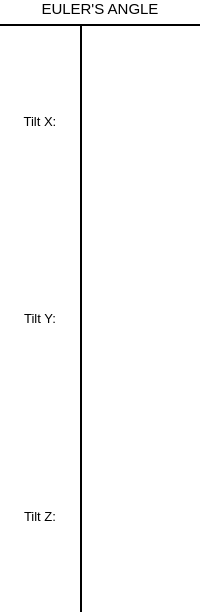
                        <widget class="QFrame" name="frame_16">
                         <property name="minimumSize">
                          <size>
                           <width>150</width>
                           <height>0</height>
                          </size>
                         </property>
                         <property name="maximumSize">
                          <size>
                           <width>16777215</width>
                           <height>16777215</height>
                          </size>
                         </property>
                         <property name="styleSheet">
                          <string notr="true">background:white;
border-radius: 15px;</string>
                         </property>
                         <property name="frameShape">
                          <enum>QFrame::StyledPanel</enum>
                         </property>
                         <property name="frameShadow">
                          <enum>QFrame::Raised</enum>
                         </property>
                         <layout class="QVBoxLayout" name="verticalLayout_59" stretch="0,1">
                          <property name="leftMargin">
                           <number>0</number>
                          </property>
                          <property name="topMargin">
                           <number>0</number>
                          </property>
                          <property name="rightMargin">
                           <number>0</number>
                          </property>
                          <property name="bottomMargin">
                           <number>0</number>
                          </property>
                          <item>
                           <widget class="QLabel" name="label_39">
                            <property name="font">
                             <font>
                              <pointsize>11</pointsize>
                             </font>
                            </property>
                            <property name="styleSheet">
                             <string notr="true">background:transparent;
border-top-left-radius: 15px;
border-top-right-radius: 15px;</string>
                            </property>
                            <property name="text">
                             <string>EULER'S ANGLE</string>
                            </property>
                            <property name="alignment">
                             <set>Qt::AlignCenter</set>
                            </property>
                           </widget>
                          </item>
                          <item>
                           <widget class="QFrame" name="frame_62">
                            <property name="frameShape">
                             <enum>QFrame::StyledPanel</enum>
                            </property>
                            <property name="frameShadow">
                             <enum>QFrame::Raised</enum>
                            </property>
                            <layout class="QHBoxLayout" name="horizontalLayout_49">
                             <property name="spacing">
                              <number>0</number>
                             </property>
                             <property name="leftMargin">
                              <number>0</number>
                             </property>
                             <property name="topMargin">
                              <number>0</number>
                             </property>
                             <property name="rightMargin">
                              <number>0</number>
                             </property>
                             <property name="bottomMargin">
                              <number>0</number>
                             </property>
                             <item>
                              <widget class="QFrame" name="frame_103">
                               <property name="styleSheet">
                                <string notr="true">background:transparent;
border-top-left-radius:0px;
border-top-right-radius:0px;</string>
                               </property>
                               <property name="frameShape">
                                <enum>QFrame::StyledPanel</enum>
                               </property>
                               <property name="frameShadow">
                                <enum>QFrame::Raised</enum>
                               </property>
                               <layout class="QVBoxLayout" name="verticalLayout_72">
                                <property name="leftMargin">
                                 <number>0</number>
                                </property>
                                <property name="topMargin">
                                 <number>0</number>
                                </property>
                                <property name="rightMargin">
                                 <number>0</number>
                                </property>
                                <property name="bottomMargin">
                                 <number>0</number>
                                </property>
                                <item>
                                 <widget class="QLabel" name="label_57">
                                  <property name="font">
                                   <font>
                                    <pointsize>10</pointsize>
                                   </font>
                                  </property>
                                  <property name="styleSheet">
                                   <string notr="true">border-top:1.5px solid black;</string>
                                  </property>
                                  <property name="text">
                                   <string>Tilt X:</string>
                                  </property>
                                  <property name="alignment">
                                   <set>Qt::AlignCenter</set>
                                  </property>
                                 </widget>
                                </item>
                                <item>
                                 <widget class="QLabel" name="label_58">
                                  <property name="font">
                                   <font>
                                    <pointsize>10</pointsize>
                                   </font>
                                  </property>
                                  <property name="text">
                                   <string>Tilt Y:</string>
                                  </property>
                                  <property name="alignment">
                                   <set>Qt::AlignCenter</set>
                                  </property>
                                 </widget>
                                </item>
                                <item>
                                 <widget class="QLabel" name="label_59">
                                  <property name="font">
                                   <font>
                                    <pointsize>10</pointsize>
                                   </font>
                                  </property>
                                  <property name="text">
                                   <string>Tilt Z:</string>
                                  </property>
                                  <property name="alignment">
                                   <set>Qt::AlignCenter</set>
                                  </property>
                                 </widget>
                                </item>
                               </layout>
                              </widget>
                             </item>
                             <item>
                              <widget class="QFrame" name="frame_104">
                               <property name="sizePolicy">
                                <sizepolicy hsizetype="Preferred" vsizetype="Preferred">
                                 <horstretch>0</horstretch>
                                 <verstretch>0</verstretch>
                                </sizepolicy>
                               </property>
                               <property name="minimumSize">
                                <size>
                                 <width>105</width>
                                 <height>0</height>
                                </size>
                               </property>
                               <property name="maximumSize">
                                <size>
                                 <width>120</width>
                                 <height>16777215</height>
                                </size>
                               </property>
                               <property name="styleSheet">
                                <string notr="true">background:transparent;
border-top-left-radius:0px;
border-top-right-radius:0px;
border-bottom-left-radius:0px;
border-left:1.5px solid black;</string>
                               </property>
                               <property name="frameShape">
                                <enum>QFrame::StyledPanel</enum>
                               </property>
                               <property name="frameShadow">
                                <enum>QFrame::Raised</enum>
                               </property>
                               <layout class="QVBoxLayout" name="verticalLayout_73">
                                <property name="leftMargin">
                                 <number>0</number>
                                </property>
                                <property name="topMargin">
                                 <number>0</number>
                                </property>
                                <property name="rightMargin">
                                 <number>0</number>
                                </property>
                                <property name="bottomMargin">
                                 <number>0</number>
                                </property>
                                <item>
                                 <widget class="QTextEdit" name="eulersAngle_value_x">
                                  <property name="sizePolicy">
                                   <sizepolicy hsizetype="Preferred" vsizetype="Preferred">
                                    <horstretch>0</horstretch>
                                    <verstretch>0</verstretch>
                                   </sizepolicy>
                                  </property>
                                  <property name="minimumSize">
                                   <size>
                                    <width>0</width>
                                    <height>30</height>
                                   </size>
                                  </property>
                                  <property name="font">
                                   <font>
                                    <pointsize>10</pointsize>
                                   </font>
                                  </property>
                                  <property name="styleSheet">
                                   <string notr="true">background:transparent;
border-top:1.5px solid black;
border-left:0px;</string>
                                  </property>
                                  <property name="readOnly">
                                   <bool>true</bool>
                                  </property>
                                 </widget>
                                </item>
                                <item>
                                 <widget class="QTextEdit" name="eulersAngle_value_y">
                                  <property name="sizePolicy">
                                   <sizepolicy hsizetype="Preferred" vsizetype="Preferred">
                                    <horstretch>0</horstretch>
                                    <verstretch>0</verstretch>
                                   </sizepolicy>
                                  </property>
                                  <property name="minimumSize">
                                   <size>
                                    <width>0</width>
                                    <height>30</height>
                                   </size>
                                  </property>
                                  <property name="font">
                                   <font>
                                    <pointsize>10</pointsize>
                                   </font>
                                  </property>
                                  <property name="styleSheet">
                                   <string notr="true">border-left:0px;
background:transparent;</string>
                                  </property>
                                  <property name="readOnly">
                                   <bool>true</bool>
                                  </property>
                                 </widget>
                                </item>
                                <item>
                                 <widget class="QTextEdit" name="eulersAngle_value_z">
                                  <property name="sizePolicy">
                                   <sizepolicy hsizetype="Preferred" vsizetype="Preferred">
                                    <horstretch>0</horstretch>
                                    <verstretch>0</verstretch>
                                   </sizepolicy>
                                  </property>
                                  <property name="minimumSize">
                                   <size>
                                    <width>0</width>
                                    <height>30</height>
                                   </size>
                                  </property>
                                  <property name="font">
                                   <font>
                                    <pointsize>10</pointsize>
                                   </font>
                                  </property>
                                  <property name="styleSheet">
                                   <string notr="true">border-left:0px;
background:transparent;</string>
                                  </property>
                                  <property name="readOnly">
                                   <bool>true</bool>
                                  </property>
                                 </widget>
                                </item>
                               </layout>
                              </widget>
                             </item>
                            </layout>
                           </widget>
                          </item>
                         </layout>
                        </widget>
